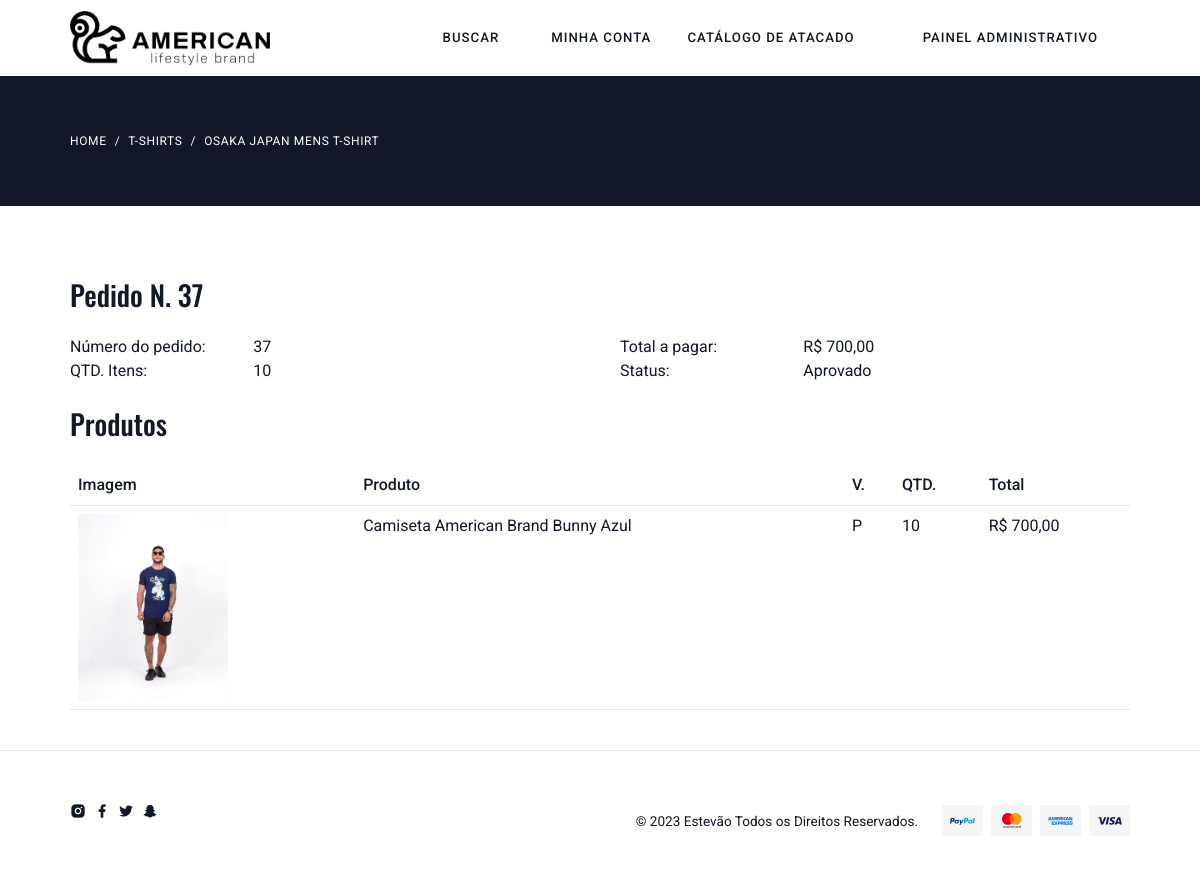
Page /pedido/detalhe/37 (signed in) on the committed database.
### pedido/models.py (models this page shows, shortened)
class Pedido(models.Model):
    usuario = models.ForeignKey(User, on_delete=models.CASCADE)
    total = models.FloatField()
    qtd_total = models.PositiveIntegerField()
    status = models.CharField(
        default="C",
        max_length=1,
        choices=(
            ('C', 'Criado'),
            ('A', 'Aprovado'),
        )
    )
    data = models.DateField(default=timezone.now,
                            verbose_name='Data do pedido')
    pagamento = models.CharField(
        default="C",
        max_length=1,
        choices=(
            ('C', 'Cartão'),
            ('D', 'Dinheiro'),
        )
    )
    vendedor = models.ForeignKey(
        Vendedor, on_delete=models.CASCADE, blank=True, null=True)
    def __str__(self):
        return f'Pedido N. {self.pk}'

class ItemPedido(models.Model):
    pedido = models.ForeignKey(Pedido, on_delete=models.CASCADE)
    produto = models.CharField(max_length=255)
    produto_id = models.PositiveIntegerField()
    variacao = models.CharField(max_length=255)
    variacao_id = models.PositiveIntegerField()
    preco = models.FloatField()
    preco_promocional = models.FloatField(default=0)
    quantidade = models.PositiveIntegerField()
    imagem = models.CharField(max_length=2000)
    class Meta:
        verbose_name = 'Item do pedido'
        verbose_name_plural = 'Itens do pedido'

### pedido/views.py (the view)
# urls.py: path('detalhe/<int:pk>', views.Detalhe.as_view(), name='detalhe'),
class Detalhe(DispatchLoginRequiredMixin, DetailView):
    model = Pedido
    context_object_name = 'pedido'
    template_name = 'pedido/detalhe.html'
    pk_url_kwarg = 'pk'
    def get_context_data(self, **kwargs):
        context = super().get_context_data(**kwargs)
        context['categorias'] = models.Categoria.objects.all()
        return context

### pedido/views.py (called while the page is built)
    def dispatch(self, *args, **kwargs):
        if not self.request.user.is_authenticated:
            return redirect('perfil:criar')
        return super().dispatch(*args, **kwargs)

    def get_queryset(self, *args, **kwargs):
        qs = super().get_queryset(*args, **kwargs)
        qs = qs.filter(usuario=self.request.user)
        return qs

### produto/templatetags/omfilters.py (called while the page is built)
@register.filter
def formata_preco(val):
    return utils.formata_preco(val)

### utils/utils.py (called while the page is built)
def formata_preco(val):
    return f'R$ {val:.2f}'.replace('.', ',')

### pedido/templates/pedido/detalhe.html (shortened to what this page needs)
{% extends 'base.html' %}
{% load omfilters %}
{% load static %}
{% block conteudo %}
{% include 'parciais/_pedido.html' %}
{% endblock %}

### templates/parciais/_pedido.html (shortened to what this page needs)
{% load static %}
{% load omfilters %}
{% block conteudo %}
<section class="mt-0 ">
    <div class="bg-dark py-6">
        <div class="container-fluid">
            <nav class="m-0" aria-label="breadcrumb">
                <ol class="breadcrumb m-0">
                    <li class="breadcrumb-item breadcrumb-light"><a href="#">Home</a></li>
                    <li class="breadcrumb-item breadcrumb-light"><a href="#">T-Shirts</a></li>
                    <li class="breadcrumb-item  breadcrumb-light active" aria-current="page">Osaka Japan Mens
                        T-Shirt</li>
                </ol>
            </nav>
        </div>
    </div>
    <div class="container-fluid mt-5">
        <div class="row">
            <div class="col">
                <br>
                <h3>{{ pedido }}</h3>
                <div class="row mt-4">
                    <div class="col-lg-2 font-weight-bold">Número do pedido:</div>
                    <div class="col-lg-4">{{ pedido.id }}</div>
                    <div class="col-lg-2 font-weight-bold">Total a pagar:</div>
                    <div class="col-lg-4">{{ pedido.total|formata_preco }}</div>
                    <div class="col-lg-2 font-weight-bold">QTD. Itens:</div>
                    <div class="col-lg-4">{{ pedido.qtd_total }}</div>
                    <div class="col-lg-2 font-weight-bold">Status:</div>
                    <div class="col-lg-4">{{ pedido.get_status_display }}</div>
                </div>
                <div class="row mt-4">
                    <div class="col">
                        <h3>Produtos</h3>
                    </div>
                </div>
                <div class="table-responsive mt-3">
                    <table class="table">
                        <tr>
                            <th class="d-none d-lg-block">Imagem</th>
                            <th>Produto</th>
                            <th>V.</th>
                            <th>QTD.</th>
                            <th>Total</th>
                        </tr>
                        {% for linha in pedido.itempedido_set.all %}
                        <tr>
                            <td class="d-none d-lg-block">
                                <img class="cart-img" src="{% get_media_prefix %}{{ linha.imagem }}"
                                    style="width: 150px;">
                            </td>
                            <td>{{ linha.produto }}</td>
                            <td>{{ linha.variacao }}</td>
                            <td>{{ linha.quantidade }}</td>
                            <td>
                                {% if linha.preco_promocional %}
                                {{ linha.preco_promocional|formata_preco }}
                                {% else %}
                                {{ linha.preco|formata_preco }}
                                {% endif %}
                            </td>
                        </tr>
                        {% endfor %}
                    </table>
                </div>
            </div>
        </div>
    </div>
</section>
{% endblock %}

### templates/static/css/libs.bundle.css (style rules this page uses)
:root { --swiper-theme-color:#007aff }
:root { --swiper-navigation-size:44px }

### rows in the picture
Pedido: id "Pedido N. 37", id "37", total "R$ 700,00", qtd_total "10", status "Aprovado"
ItemPedido: imagem (picture), produto "Camiseta American Brand Bunny Azul", variacao "P", quantidade "10", preco_promocional "R$ 700,00"
